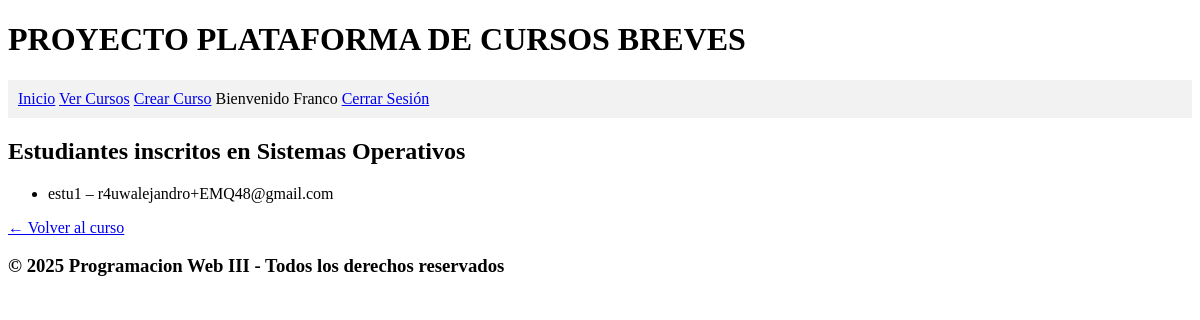
Page /curso/5/estudiantes/ (signed in) on the earlier database version.
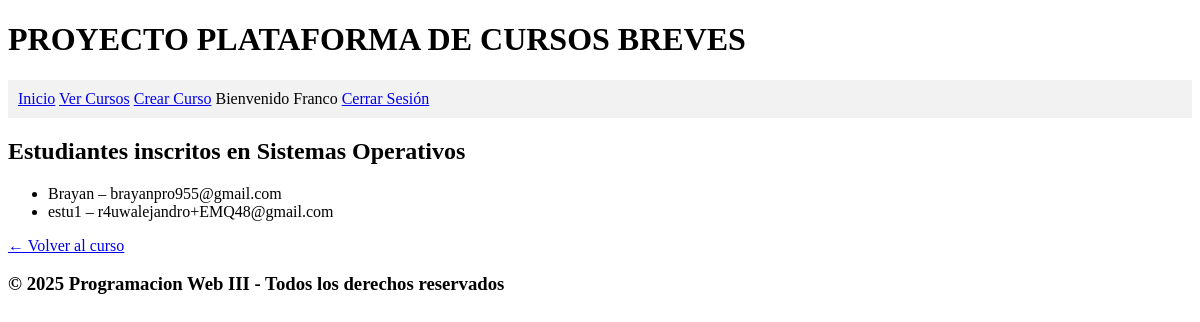
Same page on the later database version.
### aplicacion/models.py (models this page shows, shortened)
class Inscripcion(models.Model):
    fecha = models.DateField(auto_now_add=True)
    autor = models.ForeignKey(User, on_delete=models.CASCADE, related_name='inscripciones')
    id_curso = models.ForeignKey(Curso, on_delete=models.CASCADE, related_name='inscripciones')

### aplicacion/views.py (the view)
# urls.py: path('curso/<int:curso_id>/estudiantes/', views.lista_estudiantes_curso, name='lista_estudiantes'),
@login_required
def lista_estudiantes_curso(request, curso_id):
    curso = get_object_or_404(Curso, pk=curso_id)
    if curso.id_profesor.autor != request.user:
        return HttpResponseForbidden("No tienes permiso para ver los inscritos de este curso.")
    estudiantes = (
        Inscripcion.objects
        .filter(id_curso=curso)
        .select_related('autor')
        .order_by('autor__username')
    )
    return render(request, 'aplicacion/lista_estudiantes.html', {
        'curso': curso,
        'estudiantes': estudiantes,
})

### aplicacion/templates/aplicacion/lista_estudiantes.html
{% extends 'aplicacion/base.html' %}
{% block content %}
<h2>Estudiantes inscritos en {{ curso.nom_curso }}</h2>
<ul>
  {% for insc in estudiantes %}
      <li>{{ insc.autor.username }} {{ insc.autor.last_name }} – {{ insc.autor.email }} </li>
  {% empty %}
      <li>Aún no hay estudiantes inscritos.</li>
  {% endfor %}
</ul>
<a href="{% url 'detalle_curso' curso.pk %}">← Volver al curso</a>
{% endblock %}

Differences in the rows shown:
added Inscripcion: autor.username "Brayan", autor.email "brayanpro955@gmail.com"
